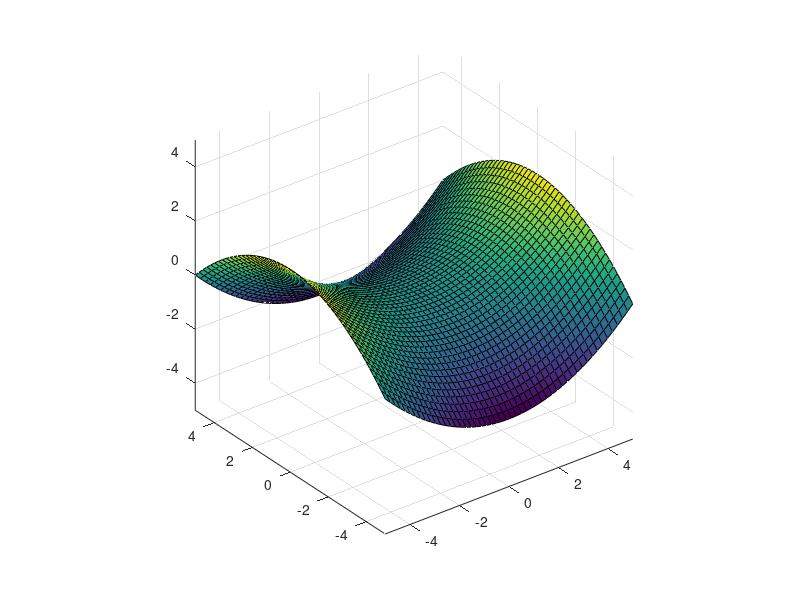

MATLAB code to generate this figure: (Note: this script raises an error after producing the figure.)
x = linspace(-5, 5, 50);
y = linspace(-5, 5, 50);
[X,Y] = ndgrid(x, y);
Z = (X.^2 - Y.^2)/10;
figure; surf(X,Y,Z); axis equal;
surf2stl('surf2stl_demo.stl', X, Y, Z);
